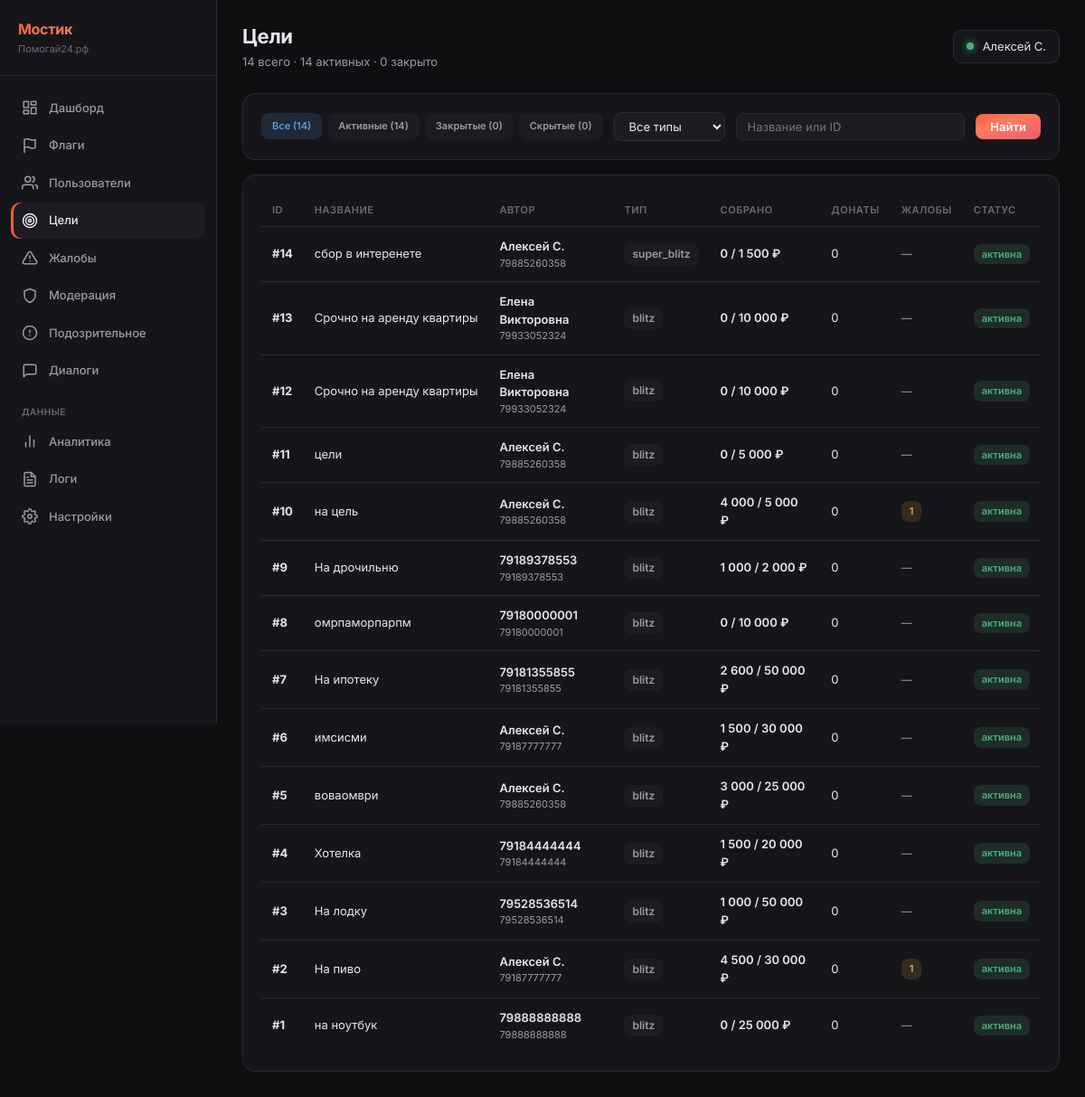
/_metrics/goals (signed in), run on an earlier commit of the app's database.
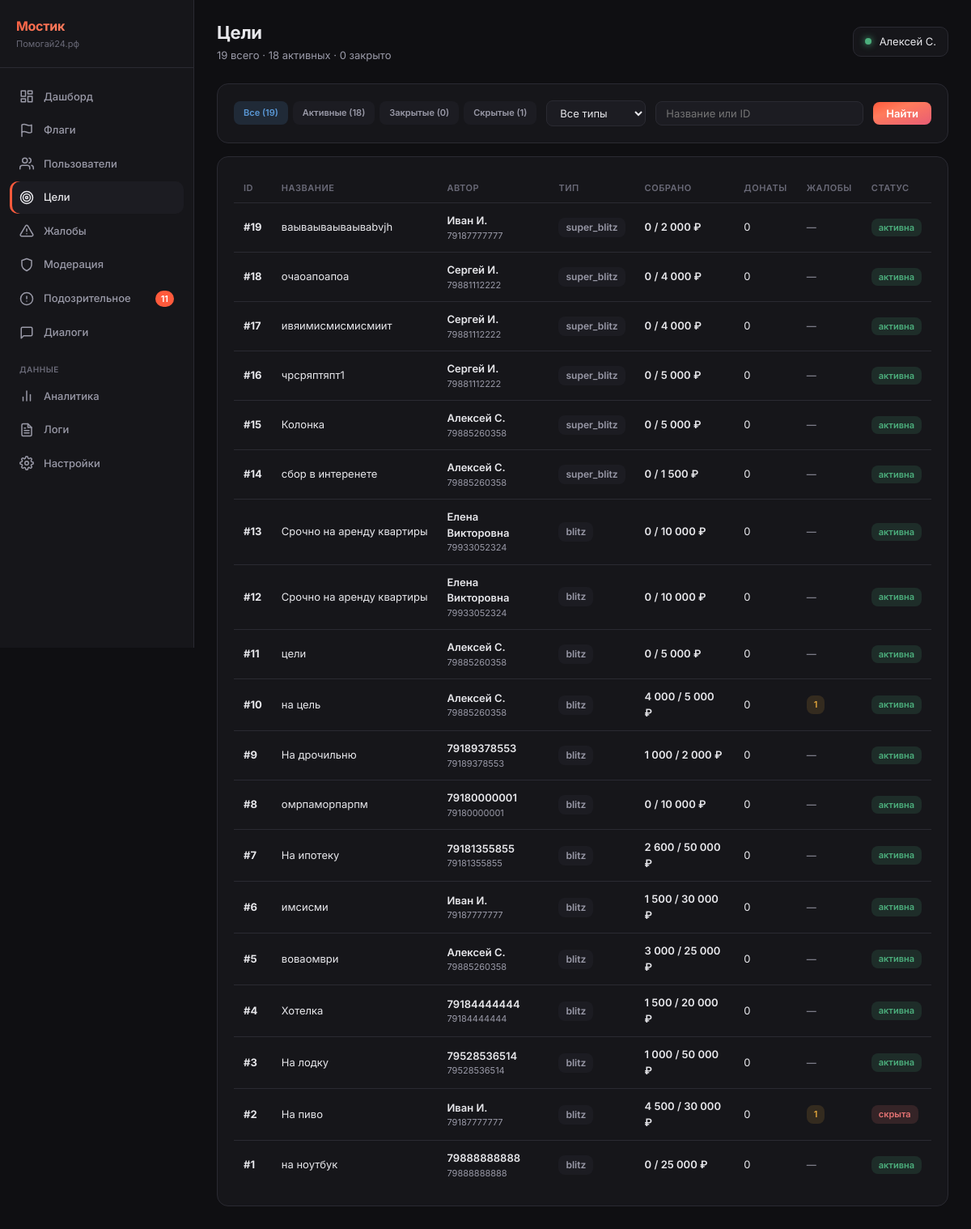
And on a later commit of the database.
### tables this page shows
CREATE TABLE "goals" (
        id INTEGER PRIMARY KEY AUTOINCREMENT,
        user_id INTEGER NOT NULL,
        type TEXT NOT NULL CHECK(type IN ('super_blitz','blitz','serious','urgent','group')),
        title TEXT NOT NULL,
        description TEXT NULL,
        photo_url TEXT NULL,
        amount_goal REAL NOT NULL,
        amount_collected REAL DEFAULT 0.00,
        ends_at TEXT NULL,
        status TEXT DEFAULT 'draft' CHECK(status IN ('draft','active','frozen','completed','failed','lightning_failed','hidden')),
        trial_ends_at TEXT NULL,
        subscription_active_until TEXT NULL,
        last_boosted_at TEXT NULL,
        is_lightning INTEGER DEFAULT 0,
        lightning_started_at TEXT NULL,
        moderation_status TEXT DEFAULT 'pending',
        completion_type TEXT DEFAULT 'organic',
        is_seed INTEGER DEFAULT 0,
        views_count INTEGER DEFAULT 0,
        views_24h INTEGER DEFAULT 0,
        donations_count INTEGER DEFAULT 0,
        donations_24h INTEGER DEFAULT 0,
        created_at TEXT DEFAULT (datetime('now')), photos TEXT, moderation_comment TEXT, moderated_at TEXT, moderated_by INTEGER, resubmission_count INTEGER DEFAULT 0, is_resubmission INTEGER DEFAULT 0, rejection_categories TEXT,
        FOREIGN KEY (user_id) REFERENCES users(id)
    );

CREATE TABLE users (
            id INTEGER PRIMARY KEY AUTOINCREMENT,
            phone TEXT UNIQUE NOT NULL,
            password_hash TEXT NOT NULL,
            email TEXT NULL,
            name TEXT NULL,
            avatar_url TEXT NULL,
            max_id TEXT NULL,
            vk_id TEXT NULL,
            fcm_token TEXT NULL,
            onboarding_passed INTEGER DEFAULT 0,
            rating REAL DEFAULT 0.0,
            rating_level TEXT DEFAULT 'novice',
            confirmations_total INTEGER DEFAULT 0,
            confirmations_approved INTEGER DEFAULT 0,
            confirmations_ignored INTEGER DEFAULT 0,
            donation_streak INTEGER DEFAULT 0,
            goals_helped_close INTEGER DEFAULT 0,
            total_helped_amount REAL DEFAULT 0.00,
            priority_days INTEGER DEFAULT 0,
            circles_of_care INTEGER DEFAULT 0,
            interest_weights TEXT DEFAULT NULL,
            eternal_donation_config TEXT DEFAULT NULL,
            yellow_card_until TEXT NULL,
            is_banned INTEGER DEFAULT 0,
            created_at TEXT DEFAULT (datetime('now'))
        , xp INTEGER DEFAULT 0, xp_level TEXT DEFAULT 'novice', streak_days INTEGER DEFAULT 0, last_action_date TEXT, ip_registered TEXT, author_badge TEXT, trust_score INTEGER DEFAULT 50, trust_level TEXT DEFAULT 'guest', is_admin INTEGER DEFAULT 0, profile_completed INTEGER DEFAULT 0, identity_verified INTEGER DEFAULT 0, city TEXT, region_code TEXT, region_name TEXT, birth_date TEXT, onboarding_step INTEGER DEFAULT 0, identity_verified_at TEXT, identity_doc_path TEXT, identity_selfie_path TEXT);

### main.py (the view)
@app.route('/_metrics/goals')
@admin_required
def metrics_goals():
    user = get_current_user()
    db = get_db()
    search = request.args.get('search', '').strip()
    status_filter = request.args.get('status', 'all')
    type_filter = request.args.get('type', 'all')
    query = """
        SELECT g.*,
            COALESCE(u.name, u.phone) as author_name,
            u.phone as author_phone,
            (SELECT COUNT(*) FROM donations WHERE goal_id = g.id) as donations_count,
            (SELECT COUNT(*) FROM reports WHERE goal_id = g.id) as reports_count
        FROM goals g
        JOIN users u ON g.user_id = u.id
        WHERE 1=1
    """
    params = []
    if search:
        query += " AND (g.title LIKE ? OR CAST(g.id AS TEXT) = ?)"
        params.extend([f'%{search}%', search])
    if status_filter != 'all':
        query += " AND g.status = ?"
        params.append(status_filter)
    if type_filter != 'all':
        query += " AND g.type = ?"
        params.append(type_filter)
    query += " ORDER BY g.id DESC LIMIT 200"
    goals = db.execute(query, params).fetchall()
    counts_all = db.execute("SELECT COUNT(*) FROM goals").fetchone()[0]
    counts_active = db.execute("SELECT COUNT(*) FROM goals WHERE status = 'active'").fetchone()[0]
    counts_completed = db.execute("SELECT COUNT(*) FROM goals WHERE status = 'completed'").fetchone()[0]
    counts_hidden = db.execute("SELECT COUNT(*) FROM goals WHERE status = 'hidden'").fetchone()[0]
    counts = get_sidebar_counts(db)
    db.close()
    return render_template('_metrics/goals.html',
        user=user,
        active='goals',
        counts=counts,
        goals=goals,
        search=search,
        status_filter=status_filter,
        type_filter=type_filter,
        counts_all=counts_all,
        counts_active=counts_active,
        counts_completed=counts_completed,
        counts_hidden=counts_hidden,
    )

### main.py (called while the page is built)
def get_current_user():
    if 'user_id' in session:
        db = get_db()
        try:
            user = db.execute("SELECT * FROM users WHERE id = ?", (session['user_id'],)).fetchone()
            return user
        except:
            return None
        finally:
            db.close()
    return None

def admin_required(f):
    @wraps(f)
    def wrap(*args, **kwargs):
        user = get_current_user()
        if not user or not user['is_admin']:
            from flask import abort
            abort(404)
        if request.method == 'POST' and not check_csrf():
            from flask import abort
            abort(403)
        return f(*args, **kwargs)
    return wrap

### models.py (called while the page is built)
def get_db():
    conn = sqlite3.connect(DATABASE, timeout=10)
    conn.row_factory = sqlite3.Row
    conn.execute("PRAGMA journal_mode=WAL")
    conn.execute("PRAGMA synchronous=NORMAL")
    conn.execute("PRAGMA busy_timeout=5000")
    conn.execute("PRAGMA foreign_keys = ON")
    return conn

### templates/_metrics/goals.html (shortened to what this page needs)
{% extends "_metrics/base.html" %}
{% block page_title %}Цели{% endblock %}
{% block page_subtitle %}{{ counts_all }} всего · {{ counts_active }} активных · {{ counts_completed }} закрыто{% endblock %}
{% block content %}
<div class="m-section" style="margin-bottom: 16px;">
    <form method="GET" style="display: flex; gap: 12px; align-items: center; flex-wrap: wrap;">
        <div style="display: flex; gap: 6px;">
            <a href="?status=all" class="m-badge {% if status_filter == 'all' %}info{% else %}muted{% endif %}" style="text-decoration: none; padding: 6px 12px;">Все ({{ counts_all }})</a>
            <a href="?status=active" class="m-badge {% if status_filter == 'active' %}success{% else %}muted{% endif %}" style="text-decoration: none; padding: 6px 12px;">Активные ({{ counts_active }})</a>
            <a href="?status=completed" class="m-badge {% if status_filter == 'completed' %}info{% else %}muted{% endif %}" style="text-decoration: none; padding: 6px 12px;">Закрытые ({{ counts_completed }})</a>
            <a href="?status=hidden" class="m-badge {% if status_filter == 'hidden' %}danger{% else %}muted{% endif %}" style="text-decoration: none; padding: 6px 12px;">Скрытые ({{ counts_hidden }})</a>
        </div>
        <select name="type" onchange="this.form.submit()" style="padding: 6px 12px; background: var(--m-bg-3); border: 1px solid var(--m-border); border-radius: 8px; color: var(--m-text); font-size: 13px; font-family: inherit;">
            <option value="all">Все типы</option>
        </select>
        <input type="text" name="search" value="{{ search }}" placeholder="Название или ID" style="padding: 6px 12px; background: var(--m-bg-3); border: 1px solid var(--m-border); border-radius: 8px; color: var(--m-text); font-size: 13px; font-family: inherit; flex: 1; min-width: 180px;">
        <button type="submit" style="padding: 6px 16px; background: var(--m-gradient); border: none; border-radius: 8px; color: white; font-size: 13px; font-weight: 600; font-family: inherit; cursor: pointer;">Найти</button>
    </form>
</div>
<div class="m-section">
    {% if goals %}
    <table class="m-table">
        <thead>
            <tr>
                <th>ID</th>
                <th>Название</th>
                <th>Автор</th>
                <th>Тип</th>
                <th>Собрано</th>
                <th>Донаты</th>
                <th>Жалобы</th>
                <th>Статус</th>
            </tr>
        </thead>
        <tbody>
            {% for g in goals %}
            <tr onclick="location.href='/_metrics/goals/{{ g.id }}'" style="cursor: pointer;">
                <td><strong>#{{ g.id }}</strong></td>
                <td style="max-width: 280px; overflow: hidden; text-overflow: ellipsis; white-space: nowrap;">{{ g.title }}</td>
                <td>
                    <div style="font-weight: 600;">{{ g.author_name }}</div>
                    <div class="muted" style="font-size: 11px;">{{ g.author_phone }}</div>
                </td>
                <td><span class="m-badge muted">{{ g.type }}</span></td>
                <td>
                    <div style="font-weight: 600;">{{ "{:,.0f}".format(g.amount_collected).replace(",", " ") }} / {{ "{:,.0f}".format(g.amount_goal).replace(",", " ") }} ₽</div>
                </td>
                <td>{{ g.donations_count }}</td>
                <td>
                    {% if g.reports_count > 0 %}
                        <span class="m-badge warning">{{ g.reports_count }}</span>
                    {% else %}<span class="muted">—</span>{% endif %}
                </td>
                <td>
                    {% if g.status == 'active' %}<span class="m-badge success">активна</span>
                    {% elif g.status == 'completed' %}<span class="m-badge info">закрыта</span>
                    {% elif g.status == 'hidden' %}<span class="m-badge danger">скрыта</span>
                    {% else %}<span class="m-badge muted">{{ g.status }}</span>{% endif %}
                </td>
            </tr>
            {% endfor %}
        </tbody>
    </table>
    {% else %}
    <div class="m-empty">Ничего не найдено.</div>
    {% endif %}
</div>
{% endblock %}

### templates/_metrics/base.html (shortened to what the changed rows need)
<!DOCTYPE html>
<html lang="ru">
<head>
    <link rel="stylesheet" href="/static/_metrics.css">
</head>
<body>
    <div class="m-layout">
        <aside class="m-sidebar">
            <nav class="m-nav">
                <a href="/_metrics/suspicious" class="m-nav-item {% if active == 'suspicious' %}active{% endif %}">
                    <svg viewBox="0 0 24 24" fill="none" stroke="currentColor" stroke-linecap="round" stroke-linejoin="round"><circle cx="12" cy="12" r="10"/><line x1="12" y1="8" x2="12" y2="12"/><line x1="12" y1="16" x2="12.01" y2="16"/></svg>
                    Подозрительное
                    {% if counts and counts.suspicious %}<span class="m-nav-badge">{{ counts.suspicious }}</span>{% endif %}
                </a>
            </nav>
        </aside>
        <main class="m-content">
            <header class="m-header">
                <div>
                    <div class="m-title">{% block page_title %}Мостик{% endblock %}</div>
                    <div class="m-subtitle">{% block page_subtitle %}{% endblock %}</div>
                </div>
            </header>
            {% block content %}{% endblock %}
        </main>
    </div>
</body>
</html>

What changed in the data, as far as the page shows it:
added goals: id "19", title "ваываываываываbvjh", author_name "Иван И.", author_phone "79187777777", type "super_blitz", amount_collected "0", amount_goal "2 000", donations_count "0", status "активна"
added goals: id "18", title "очаоапоапоа", author_name "Сергей И.", author_phone "79881112222", type "super_blitz", amount_collected "0", amount_goal "4 000", donations_count "0", status "активна"
added goals: id "17", title "ивяимисмисмисмиит", author_name "Сергей И.", author_phone "79881112222", type "super_blitz", amount_collected "0", amount_goal "4 000", donations_count "0", status "активна"
added goals: id "16", title "чрсряптяпт1", author_name "Сергей И.", author_phone "79881112222", type "super_blitz", amount_collected "0", amount_goal "5 000", donations_count "0", status "активна"
added goals: id "15", title "Колонка", author_name "Алексей С.", author_phone "79885260358", type "super_blitz", amount_collected "0", amount_goal "5 000", donations_count "0", status "активна"
computed for goals "имсисми": author_name "Алексей С." → "Иван И."
changed goals "На пиво": author_name "Алексей С." → "Иван И."; status "активна" → "скрыта"
Also different on the page:
{{ counts.suspicious }}: (not shown) → "11"
{{ counts_all }}: "14" → "19"
{{ counts_active }}: "14" → "18"
{{ counts_hidden }}: "0" → "1"
